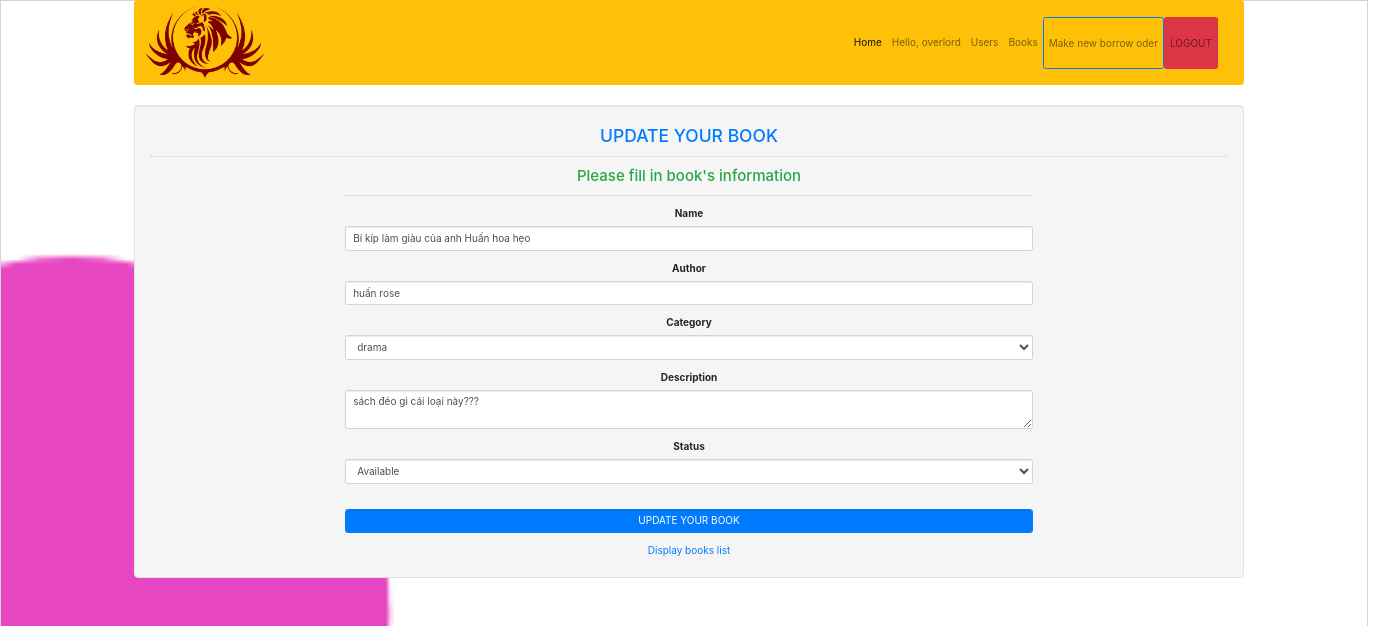
Before: /view/book/updateForm.php?id=51 (signed in) with the older database file.
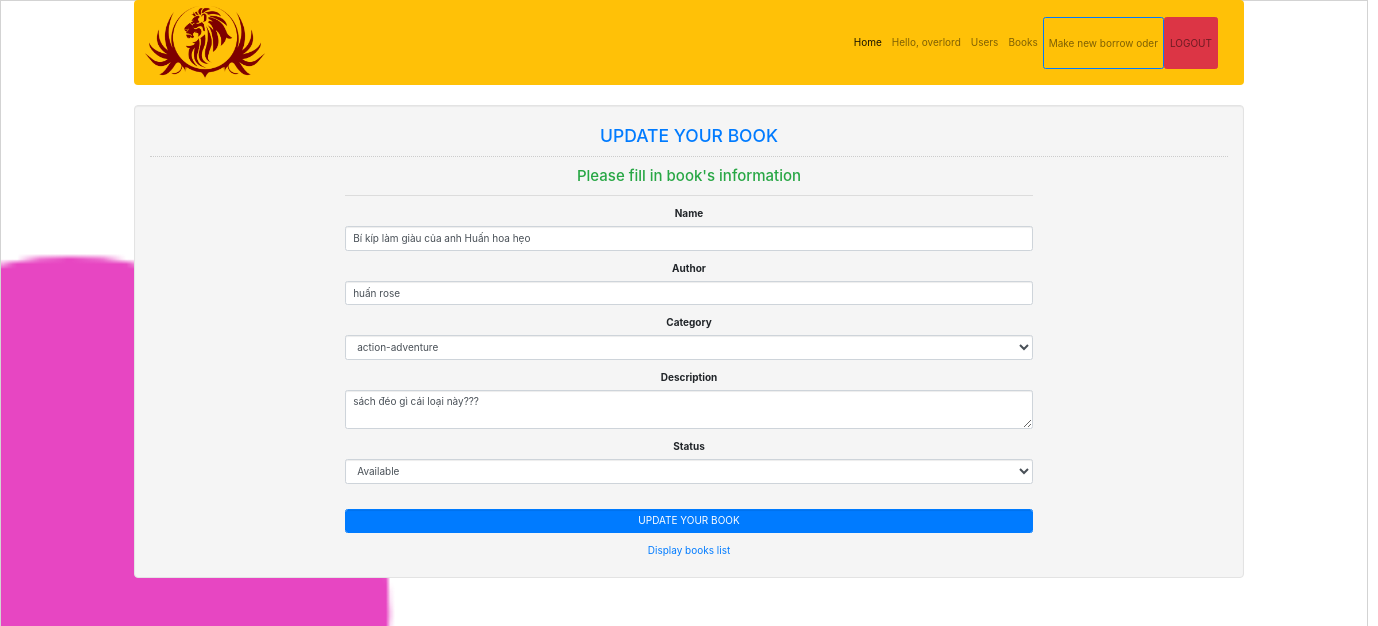
After: the same page with the newer database file.
### tables this page shows
CREATE TABLE `books` (
  `id` int(11) NOT NULL,
  `name` varchar(255) NOT NULL,
  `author` varchar(255) NOT NULL,
  `category` varchar(255) NOT NULL,
  `cover` varchar(255) DEFAULT NULL,
  `description` varchar(255) NOT NULL,
  `status` int(11) NOT NULL
);

### view/book/updateForm.php (the view, shortened to what this page needs)
<?php
include '../../model/connection/conn.php';
$bookID = $_REQUEST['id'];
$sql = "SELECT * FROM books WHERE `id`='$bookID' ";
$stmt = $conn->query($sql);
$book = $stmt->fetch();
?>
<!DOCTYPE html>
<html lang="en">
<head>
    <link rel="stylesheet" type="text/css" href="../../css/bootstrap.css"/>
    <link href="../../css/style.css" rel="stylesheet">
    <link href="//maxcdn.bootstrapcdn.com/bootstrap/4.1.1/css/bootstrap.min.css" rel="stylesheet" id="bootstrap-css">
</head>
<body>
<?php include "../nav.php"; ?>
<div class="container" style="text-align: center">
    <div class="col-md-12 well" style="display: inline-block">
        <h3 class="text-primary">UPDATE YOUR BOOK</h3>
        <hr style="border-top:1px dotted #ccc;"/>
        <div class="col-md-2"></div>
        <div class="col-md-8">
            <form action="../../model/book/update.php?id=<?php echo $bookID ?>" method="POST">
                <h4 class="text-success">Please fill in book's information</h4>
                <hr style="border-top:1px groovy #000;">
                <div class="form-group">
                    <label>Name</label>
                    <input type="text" class="form-control" name="name" value="<?php echo $book['name'] ?>"/>
                </div>
                <div class="form-group">
                    <label>Author</label>
                    <input type="text" class="form-control" name="author" value="<?php echo $book['author'] ?>"/>
                </div>
                <div class="form-group">
                    <label for="exampleFormControlSelect1">Category</label><select name="category" class="form-control"
                                                                                   id="exampleFormControlSelect1">
                        <option value="<?php echo $book['category'] ?>"
                                selected><?php echo $book['category'] ?></option>
                    </select>
                </div>
                <div class="form-group">
                    <label>Description</label>
                    <textarea class="form-control" name="description"><?php echo $book['description'] ?></textarea>
                </div>
                <div class="form-group">
                    <label>Status</label>
                    <select name="status" class="form-control" id="exampleFormControlSelect1">
                        <option value="1" <?php if ($book['status'] == 1): ?>
                            selected
                        <?php endif ?>>Available
                        </option>
                    </select>
                </div>
                <br/>
                <div class="form-group">
                    <button class="btn btn-primary form-control" name="add">UPDATE YOUR BOOK</button>
                </div>
                <a href="display.php">Display books list</a>
            </form>
        </div>
    </div>
</div>
</body>
</html>

Changed rows visible on the page:
changed books "Bí kíp làm giàu của anh Huấn hoa hẹo": category "drama" → "action-adventure"
